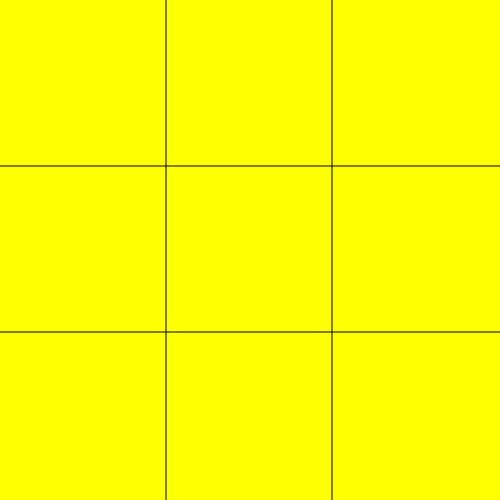
Frame 1 (no input)
Frame 60 (no input): identical to frame 1, image omitted
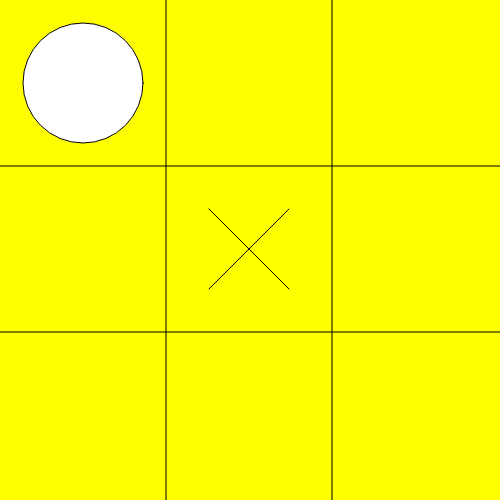
Frame 120 (the mouse pressed at the canvas centre since frame 60)

The p5.js sketch that drew these frames (run headless with seeded random() and noise() and a simulated clock; from frame 60 on, the mouse is pressed at the canvas centre):

// p5.js sketch
// ── sketch.js


let moveCount = 0;
//below is a hack to put together
//a "2D" array in javascript which
//does not have 2D arrays
var decisionArray = [];

for (var i = 0; i < 3; i++) {
  decisionArray[i] = [];
}

var tempArray = [];

for (var i = 0; i < 3; i++) {
  tempArray[i] = [];
}

function setup() {
  createCanvas(500, 500);
  background("yellow");
  textSize("12");
  line(166, 0, 166, 500);
  line(332, 0, 332, 500);
  line(0, 166, 500, 166);
  line(0, 332, 500, 332);
  //reset decisionArray with 0's
  initArray(decisionArray);
  initArray(tempArray);
  console.log(decisionArray[0][0]);
} //setup
function initArray(x) {
  for (let i = 0; i < 3; i++) {
    for (let j = 0; j < 3; j++) {
      x[i][j] = "0";
    } //for j
  } //for i
}
//g1=da g2=ta
//will return move
function computerRandomMove(grid1, grid2) {
  let row, col, squareNumber;

  //makes copy
  for (let i = 0; i < 3; i++) {
    for (let j = 0; j < 3; j++) {
      grid2[i][j] = grid1[i][j];
    } //j
  } //i

  for (let k = 1; k <= 9; k++) {
    row = floor((k - 1) / 3);
    col = (k - 1) % 3;
    //check
    if (grid2[row][col] == "0") {
      grid2[row][col] = "O";
      if (winConfirmed(grid2)) {
        grid1[row][col] = "O";
        return k;
      }
      grid2[row][col] = "0";
    } //if
  } //for k
  for (let i = 0; i < 3; i++) {
    for (let j = 0; j < 3; j++) {
      grid2[i][j] = grid1[i][j];
    } //j
  } //i

  for (let k = 1; k <= 9; k++) {
    row = floor((k - 1) / 3);
    col = (k - 1) % 3;
    //check
    if (grid2[row][col] == "0") {
      grid2[row][col] = "X";
      if (winConfirmed(grid2)) {
        grid1[row][col] = "O";
        return k;
      }
      grid2[row][col] = "0";
    } //if
  } //for k
  //looking where to move
  
  
  /*SPECIFIC MOVE NUMBER 1:
My program will make O always take the middle as it's main goal 
placing an ’O’ in square [1][1]
The code for this may be found at line number “95"
# # #   # # #
# # # → # O #
# # #   # # #
  */
  
  if (moveCount == 1) {
    //nested if
    if (grid1[1][1] == "0") {
      grid1[1][1] = "O";
      return 5;
    } //if
  } //if mc==1

  
  
    /*SPECIFIC MOVE NUMBER 2:
My program will prevent a double win from square 6 and 8 
placing an ’O’ in square [2][2]
The code for this may be found at line number “114"
# # #   # # #
# # x → # # x
# x #   # x o
  */

  if (moveCount == 3) {
    //nested if
    if (
      grid1[2][1] == "X" &&
      grid1[1][2] == "X" &&
      grid1[2][2] == "0" &&
      grid1[1][1] == "O"
    ) {
      grid1[2][2] = "O";
      return 9;
    } //if
  } //if mc==1

  
  /*SPECIFIC MOVE NUMBER 3:
My program will prevent a double win from square 4 and 8
placing an ’O’ in square [0][2]
The code for this may be found at line number “137"
# # #   # # #
X # # → X # #
# X #   O X #
  */

  if (moveCount == 3) {
    //nested if
    if (
      grid1[1][0] == "X" &&
      grid1[2][1] == "X" &&
      grid1[2][0] == "0" &&
      grid1[1][1] == "O"
    ) {
      grid1[2][0] = "O";
      return 7;
    } //if
  } //if mc==1

  
  
   /*SPECIFIC MOVE NUMBER 3:
My program will prevent a double win from square 2 and 6 
placing an ’O’ in square [2][0]
The code for this may be found at line number “161"
# X #   # X O
# # X → # # X
# # #   # # #
  */

  if (moveCount == 3) {
    //nested if
    if (
      grid1[0][1] == "X" &&
      grid1[1][2] == "X" &&
      grid1[0][2] == "0" &&
      grid1[1][1] == "O"
    ) {
      grid1[0][2] = "O";
      return 3;
    } //if
  } //if mc==1

  
   /*SPECIFIC MOVE NUMBER 4:
My program will prevent a double from square 2 and 7
placing an ’O’ in square [0][0]
The code for this may be found at line number “185"
# X #   O X #
# # # → # # #
X # #   X # #
  */
  
  
  if (moveCount == 3) {
    //nested if
    if (
      grid1[0][1] == "X" &&
      grid1[2][0] == "X" &&
      grid1[1][0] == "0" &&
      grid1[1][1] == "O"
    ) {
      grid1[0][1] = "O";
      return 4;
    } //if
  } //if mc==1

  //this code is to prevent a double from square 3 and 4 where X would go to square 1

  if (moveCount == 3) {
    //nested if
    if (
      grid1[0][2] == "X" &&
      grid1[1][0] == "X" &&
      grid1[0][0] == "0" &&
      grid1[1][1] == "O"
    ) {
      grid1[0][0] = "O";
      return 1;
    } //if
  } //if mc==1

  //this code is to prevent a double from square 2 and 4 where X would go to square 1
  if (moveCount == 3) {
    //nested if
    if (grid1[1][0] == "X" && grid1[0][0] == "0" && grid1[0][1] == "X") {
      grid1[0][0] = "O";
      return 1;
    } //if
  } //if mc==1

  //this code is to prevent a double from square 1 and 9 where X would go to square either square 3 or 7

  if (moveCount == 3) {
    //nested if
    if (
      grid1[0][0] == "X" &&
      grid1[2][2] == "X" &&
      grid1[1][2] == "0" &&
      grid1[1][1] == "O"
    ) {
      grid1[1][2] = "O";
      return 6;
    } //if
  } //if mc==1

  //this code is to prevent a double from square 3 and 7 where X would go to square either square 1 or 9
  if (moveCount == 3) {
    //nested if
    if (
      grid1[0][2] == "X" &&
      grid1[2][0] == "X" &&
      grid1[1][0] == "0" &&
      grid1[1][1] == "O"
    ) {
      grid1[1][0] = "O";
      return 4;
    } //if
  } //if mc==1

  //this code is to prevent a double from square 4 and 9 where X would go to square 7

  if (moveCount == 3) {
    //nested if
    if (
      grid1[2][2] == "X" &&
      grid1[1][0] == "X" &&
      grid1[2][0] == "0" &&
      grid1[1][1] == "O"
    ) {
      grid1[2][0] = "O";
      return 7;
    } //if
  } //if mc==1

  //this code is to prevent a double from square 2 and 9 where X would go to square 6
  if (moveCount == 3) {
    //nested if
    if (
      grid1[0][1] == "X" &&
      grid1[2][2] == "X" &&
      grid1[1][2] == "0" &&
      grid1[1][1] == "O"
    ) {
      grid1[1][2] = "O";
      return 6;
    } //if
  } //if mc==1

  //this code is to prevent a double from X where X takes square 9, and if it already did then O need to take the corner beside it on square 7
  if (moveCount == 3) {
    //nested if
    if (grid1[2][2] == "0") {
      grid1[2][2] = "O";
      return 9;
    } //if
    //if mc==1
    else if (grid1[2][2] == "X" &&
             grid1[2][0] == "0") {
      grid1[2][0] = "O";
      return 7;
    }
  }

  //if x takes mid

  //the following code is for O to take both of the corner so X cant win
  if (moveCount == 1) {
    //nested if
    if (grid1[1][1] == "X" && 
        grid1[0][0] == "0") {
      grid1[0][0] = "O";
      return 1;
    } //if
  } //if mc==1

  if (moveCount == 3) {
    //nested if
    if (grid1[1][1] == "X" && 
        grid1[2][2] == "X" && 
        grid1[0][0] == "O") {
      grid1[0][2] = "O";
      return 3;
    } //if
  } //if mc==1

  let looking = true;

  while (looking) {
    squareNumber = round(random(1, 9));

    row = floor((squareNumber - 1) / 3);
    col = (squareNumber - 1) % 3;

    if (grid1[row][col] == "0") {
      looking = false;
    }
  } //while
  grid1[row][col] = "O";
  return squareNumber;
} //crm

function outputMove() {
  //enter moves into first square
  if (
    mouseX > 0 &&
    mouseX < 166 &&
    mouseY > 0 &&
    mouseY < 166 &&
    mouseIsPressed &&
    decisionArray[0][0] == "0"
  ) {
    drawX(1);
    moveCount++;
    decisionArray[0][0] = "X";
    consoleOutput(decisionArray);
  } else if (
    mouseX > 166 &&
    mouseX < 333 &&
    mouseY > 0 &&
    mouseY < 166 &&
    mouseIsPressed &&
    decisionArray[0][1] == "0"
  ) {
    drawX(2);
    moveCount++;
    decisionArray[0][1] = "X";
    consoleOutput(decisionArray);
  } else if (
    mouseX > 333 &&
    mouseX < 500 &&
    mouseY > 0 &&
    mouseY < 166 &&
    mouseIsPressed &&
    decisionArray[0][2] == "0"
  ) {
    drawX(3);
    moveCount++;
    decisionArray[0][2] = "X";
    consoleOutput(decisionArray);
  } else if (
    mouseX > 0 &&
    mouseX < 166 &&
    mouseY > 166 &&
    mouseY < 333 &&
    mouseIsPressed &&
    decisionArray[1][0] == "0"
  ) {
    drawX(4);
    moveCount++;
    decisionArray[1][0] = "X";
    consoleOutput(decisionArray);
  } else if (
    mouseX > 166 &&
    mouseX < 333 &&
    mouseY > 166 &&
    mouseY < 333 &&
    mouseIsPressed &&
    decisionArray[1][1] == "0"
  ) {
    drawX(5);
    moveCount++;
    decisionArray[1][1] = "X";
    consoleOutput(decisionArray);
  } else if (
    mouseX > 333 &&
    mouseX < 500 &&
    mouseY > 166 &&
    mouseY < 333 &&
    mouseIsPressed &&
    decisionArray[1][2] == "0"
  ) {
    drawX(6);
    moveCount++;
    decisionArray[1][2] = "X";
    consoleOutput(decisionArray);
  } else if (
    mouseX > 0 &&
    mouseX < 166 &&
    mouseY > 333 &&
    mouseY < 500 &&
    mouseIsPressed &&
    decisionArray[2][0] == "0"
  ) {
    drawX(7);
    moveCount++;
    decisionArray[2][0] = "X";
    consoleOutput(decisionArray);
  } else if (
    mouseX > 166 &&
    mouseX < 333 &&
    mouseY > 333 &&
    mouseY < 500 &&
    mouseIsPressed &&
    decisionArray[2][1] == "0"
  ) {
    drawX(8);
    moveCount++;
    decisionArray[2][1] = "X";
    consoleOutput(decisionArray);
  } else if (
    mouseX > 333 &&
    mouseX < 500 &&
    mouseY > 333 &&
    mouseY < 500 &&
    mouseIsPressed &&
    decisionArray[2][2] == "0"
  ) {
    drawX(9);
    moveCount++;
    decisionArray[2][2] = "X";
    consoleOutput(decisionArray);
  } //if
}

function winConfirmed(n) {
  if (
    (n[0][0] == n[0][1] && n[0][0] == n[0][2] && n[0][0] != "0") ||
    (n[1][0] == n[1][1] && n[1][0] == n[1][2] && n[1][0] != "0") ||
    (n[2][0] == n[2][1] && n[2][0] == n[2][2] && n[2][0] != "0") ||
    (n[0][0] == n[1][0] && n[0][0] == n[2][0] && n[0][0] != "0") ||
    (n[0][1] == n[1][1] && n[0][1] == n[2][1] && n[0][1] != "0") ||
    (n[0][2] == n[1][2] && n[0][2] == n[2][2] && n[0][2] != "0") ||
    (n[0][0] == n[1][1] && n[0][0] == n[2][2] && n[0][0] != "0") ||
    (n[0][2] == n[1][1] && n[0][2] == n[2][0] && n[0][2] != "0")
  ) {
    return true;
  } //b if
  else {
    return false;
  }
} //wc

function checkwin(n) {
  if (winConfirmed(n)) {
    if (moveCount % 2 == 1) {
      background("yellow");
      stroke("black");
      textSize(30);
      textAlign(CENTER, CENTER);
      text("you win", 250, 250);
      noLoop();
    } else {
      background("red");
      stroke("black");
      textSize(30);
      textAlign(CENTER, CENTER);
      text("you lose", 250, 250);
      noLoop();
    }
  } //wctrue
  else if (moveCount == 9) {
    background("orange");
    stroke("balck");
    textSize(30);
    textAlign(CENTER, CENTER);
    text("tied", 250, 250);
    noLoop();
  }
}
//as you would think
function consoleOutput(x) {
  for (var i = 0; i < 3; i++) {
    print(i + ": " + x[i][0] + " " + x[i][1] + " " + x[i][2] + " ");
  } //endfor
} //consoleoutput
function drawCircle(n) {
  circle(83 + 166 * ((n - 1) % 3), 83 + 166 * floor(((n - 1) / 3) % 3), 120);
  //text(n, 83 + 166 * ((n - 1) % 3), 83 +
  //166 * floor(((n - 1) / 3) % 3));
}
function drawX(n) {
  let x = 83 + 166 * ((n - 1) % 3);
  let y = 83 + 166 * floor(((n - 1) / 3) % 3);
  line(x - 40, y - 40, x + 40, y + 40);
  line(x - 40, y + 40, x + 40, y - 40);
}
//call out outputMove here
function draw() {
  if (moveCount % 2 == 0) {
    outputMove();
  } //if
  else {
    drawCircle(computerRandomMove(decisionArray, tempArray));
    moveCount++;
    consoleOutput(decisionArray);
  }

  checkwin(decisionArray);
}
